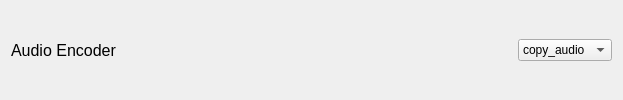
                                      <widget class="QWidget" name="widget_20" native="true">
                                       <layout class="QHBoxLayout" name="horizontalLayout_34">
                                        <item>
                                         <widget class="QLabel" name="encoderLabel_10">
                                          <property name="font">
                                           <font>
                                            <pointsize>12</pointsize>
                                           </font>
                                          </property>
                                          <property name="text">
                                           <string>Audio Encoder</string>
                                          </property>
                                         </widget>
                                        </item>
                                        <item>
                                         <spacer name="horizontalSpacer_30">
                                          <property name="orientation">
                                           <enum>Qt::Orientation::Horizontal</enum>
                                          </property>
                                          <property name="sizeHint" stdset="0">
                                           <size>
                                            <width>382</width>
                                            <height>20</height>
                                           </size>
                                          </property>
                                         </spacer>
                                        </item>
                                        <item>
                                         <widget class="QLabel" name="label_56">
                                          <property name="maximumSize">
                                           <size>
                                            <width>25</width>
                                            <height>25</height>
                                           </size>
                                          </property>
                                          <property name="toolTip">
                                           <string>&lt;html&gt;&lt;head/&gt;&lt;body&gt;&lt;p&gt;&lt;span style=&quot; font-weight:700;&quot;&gt;Audio Encoder&lt;/span&gt;&lt;/p&gt;&lt;p&gt;- &lt;span style=&quot; font-weight:700;&quot;&gt;Recommended &lt;/span&gt;to use &lt;span style=&quot; font-weight:700;&quot;&gt;aac&lt;/span&gt; if the video container is &lt;span style=&quot; font-weight:700;&quot;&gt;not mkv, &lt;/span&gt;or if the output video has audio isses.&lt;/p&gt;&lt;p&gt;&lt;span style=&quot; font-weight:700;&quot;&gt;- &lt;/span&gt;copy_audio: No re-encoding is done on the output&lt;/p&gt;&lt;p&gt;- aac: Most common, and high quality.&lt;/p&gt;&lt;p&gt;- libmp3lame: Used less, low quality.&lt;/p&gt;&lt;p&gt;- opus: Used for &lt;span style=&quot; font-weight:700;&quot;&gt;webm&lt;/span&gt;.&lt;/p&gt;&lt;/body&gt;&lt;/html&gt;</string>
                                          </property>
                                          <property name="text">
                                           <string/>
                                          </property>
                                          <property name="pixmap">
                                           <pixmap resource="resources.qrc">:/icons/icons/info.svg</pixmap>
                                          </property>
                                          <property name="scaledContents">
                                           <bool>true</bool>
                                          </property>
                                         </widget>
                                        </item>
                                        <item>
                                         <widget class="QComboBox" name="audio_encoder">
                                          <property name="minimumSize">
                                           <size>
                                            <width>0</width>
                                            <height>0</height>
                                           </size>
                                          </property>
                                          <item>
                                           <property name="text">
                                            <string>copy_audio</string>
                                           </property>
                                          </item>
                                          <item>
                                           <property name="text">
                                            <string>aac</string>
                                           </property>
                                          </item>
                                          <item>
                                           <property name="text">
                                            <string>libmp3lame</string>
                                           </property>
                                          </item>
                                          <item>
                                           <property name="text">
                                            <string>opus</string>
                                           </property>
                                          </item>
                                         </widget>
                                        </item>
                                       </layout>
                                      </widget>
